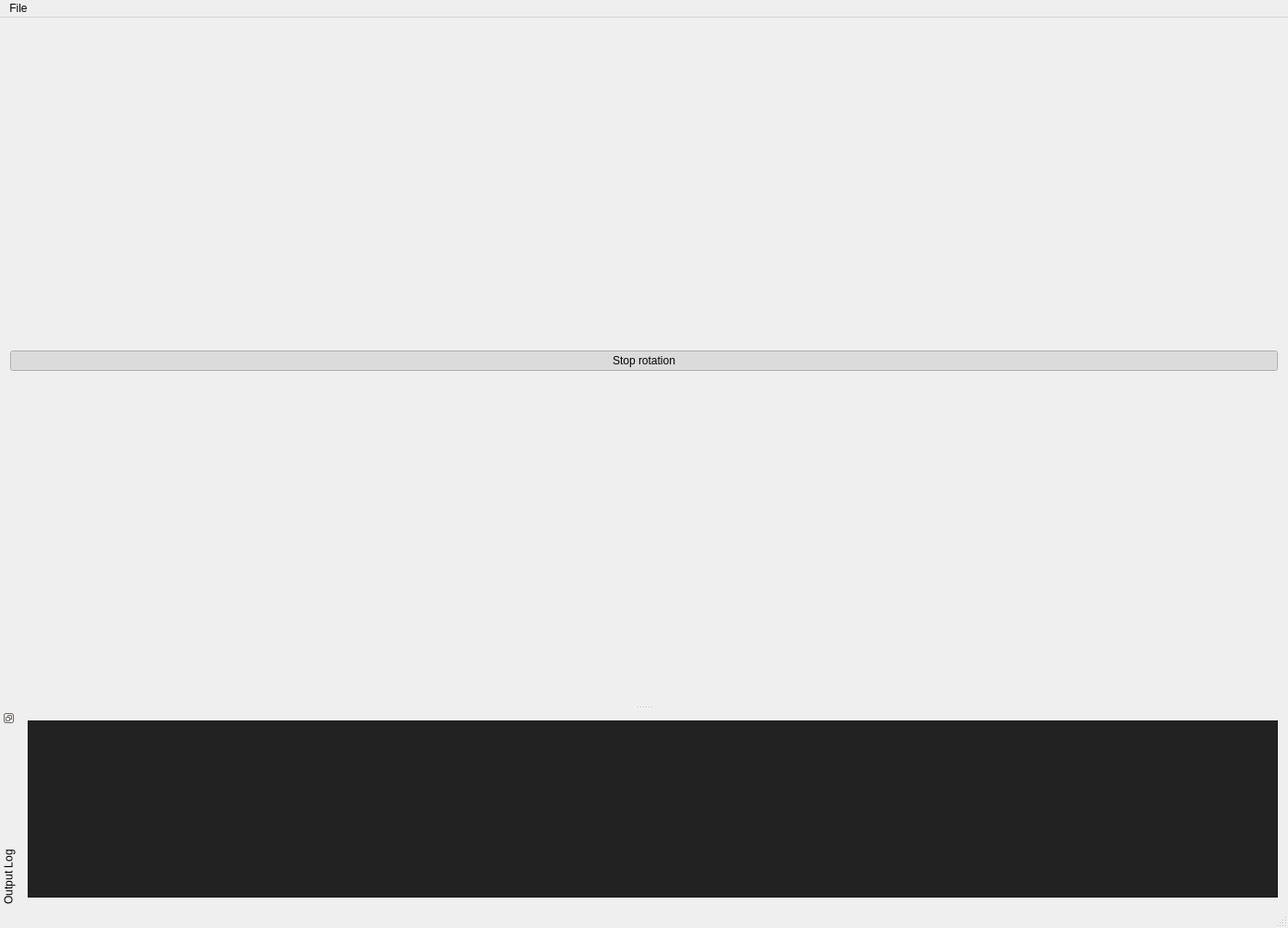
<?xml version="1.0" encoding="UTF-8"?>
<ui version="4.0">
 <class>MainWindow</class>
 <widget class="QMainWindow" name="MainWindow">
  <property name="geometry">
   <rect>
    <x>0</x>
    <y>0</y>
    <width>1396</width>
    <height>1006</height>
   </rect>
  </property>
  <property name="windowTitle">
   <string>OpenGL in Qt is great fun!</string>
  </property>
  <widget class="QWidget" name="centralWidget">
   <layout class="QVBoxLayout" name="verticalLayout">
    <item>
     <widget class="QPushButton" name="rotationButton">
      <property name="text">
       <string>Stop rotation</string>
      </property>
      <property name="checkable">
       <bool>true</bool>
      </property>
      <property name="checked">
       <bool>true</bool>
      </property>
     </widget>
    </item>
    <item>
     <layout class="QVBoxLayout" name="OpenGLLayout"/>
    </item>
   </layout>
  </widget>
  <widget class="QMenuBar" name="menuBar">
   <property name="geometry">
    <rect>
     <x>0</x>
     <y>0</y>
     <width>1396</width>
     <height>20</height>
    </rect>
   </property>
   <widget class="QMenu" name="menuFile">
    <property name="title">
     <string>File</string>
    </property>
    <addaction name="fileExit"/>
   </widget>
   <addaction name="menuFile"/>
  </widget>
  <widget class="QStatusBar" name="statusBar"/>
  <widget class="QDockWidget" name="dockWidgetConsole">
   <property name="features">
    <set>QDockWidget::DockWidgetFloatable|QDockWidget::DockWidgetMovable|QDockWidget::DockWidgetVerticalTitleBar</set>
   </property>
   <property name="windowTitle">
    <string>Output Log</string>
   </property>
   <attribute name="dockWidgetArea">
    <number>8</number>
   </attribute>
   <widget class="QWidget" name="dockWidgetContents">
    <layout class="QHBoxLayout" name="horizontalLayout">
     <item>
      <widget class="QPlainTextEdit" name="outputLog">
       <property name="palette">
        <palette>
         <active>
          <colorrole role="Button">
           <brush brushstyle="SolidPattern">
            <color alpha="255">
             <red>34</red>
             <green>34</green>
             <blue>34</blue>
            </color>
           </brush>
          </colorrole>
          <colorrole role="Light">
           <brush brushstyle="SolidPattern">
            <color alpha="255">
             <red>51</red>
             <green>51</green>
             <blue>51</blue>
            </color>
           </brush>
          </colorrole>
          <colorrole role="Midlight">
           <brush brushstyle="SolidPattern">
            <color alpha="255">
             <red>42</red>
             <green>42</green>
             <blue>42</blue>
            </color>
           </brush>
          </colorrole>
          <colorrole role="Dark">
           <brush brushstyle="SolidPattern">
            <color alpha="255">
             <red>17</red>
             <green>17</green>
             <blue>17</blue>
            </color>
           </brush>
          </colorrole>
          <colorrole role="Mid">
           <brush brushstyle="SolidPattern">
            <color alpha="255">
             <red>23</red>
             <green>23</green>
             <blue>23</blue>
            </color>
           </brush>
          </colorrole>
          <colorrole role="Text">
           <brush brushstyle="SolidPattern">
            <color alpha="255">
             <red>255</red>
             <green>255</green>
             <blue>255</blue>
            </color>
           </brush>
          </colorrole>
          <colorrole role="BrightText">
           <brush brushstyle="SolidPattern">
            <color alpha="255">
             <red>255</red>
             <green>255</green>
             <blue>255</blue>
            </color>
           </brush>
          </colorrole>
          <colorrole role="ButtonText">
           <brush brushstyle="SolidPattern">
            <color alpha="255">
             <red>255</red>
             <green>255</green>
             <blue>255</blue>
            </color>
           </brush>
          </colorrole>
          <colorrole role="Base">
           <brush brushstyle="SolidPattern">
            <color alpha="255">
             <red>34</red>
             <green>34</green>
             <blue>34</blue>
            </color>
           </brush>
          </colorrole>
          <colorrole role="Window">
           <brush brushstyle="SolidPattern">
            <color alpha="255">
             <red>34</red>
             <green>34</green>
             <blue>34</blue>
            </color>
           </brush>
          </colorrole>
          <colorrole role="Shadow">
           <brush brushstyle="SolidPattern">
            <color alpha="255">
             <red>0</red>
             <green>0</green>
             <blue>0</blue>
            </color>
           </brush>
          </colorrole>
          <colorrole role="AlternateBase">
           <brush brushstyle="SolidPattern">
            <color alpha="255">
             <red>17</red>
             <green>17</green>
             <blue>17</blue>
            </color>
           </brush>
          </colorrole>
          <colorrole role="ToolTipBase">
           <brush brushstyle="SolidPattern">
            <color alpha="255">
             <red>255</red>
             <green>255</green>
             <blue>220</blue>
            </color>
           </brush>
          </colorrole>
          <colorrole role="ToolTipText">
           <brush brushstyle="SolidPattern">
            <color alpha="255">
             <red>0</red>
             <green>0</green>
             <blue>0</blue>
            </color>
           </brush>
          </colorrole>
          <colorrole role="PlaceholderText">
           <brush brushstyle="SolidPattern">
            <color alpha="128">
             <red>255</red>
             <green>255</green>
             <blue>255</blue>
            </color>
           </brush>
          </colorrole>
         </active>
         <inactive>
          <colorrole role="Button">
           <brush brushstyle="SolidPattern">
            <color alpha="255">
             <red>34</red>
             <green>34</green>
             <blue>34</blue>
            </color>
           </brush>
          </colorrole>
          <colorrole role="Light">
           <brush brushstyle="SolidPattern">
            <color alpha="255">
             <red>51</red>
             <green>51</green>
             <blue>51</blue>
            </color>
           </brush>
          </colorrole>
          <colorrole role="Midlight">
           <brush brushstyle="SolidPattern">
            <color alpha="255">
             <red>42</red>
             <green>42</green>
             <blue>42</blue>
            </color>
           </brush>
          </colorrole>
          <colorrole role="Dark">
           <brush brushstyle="SolidPattern">
            <color alpha="255">
             <red>17</red>
             <green>17</green>
             <blue>17</blue>
            </color>
           </brush>
          </colorrole>
          <colorrole role="Mid">
           <brush brushstyle="SolidPattern">
            <color alpha="255">
             <red>23</red>
             <green>23</green>
             <blue>23</blue>
            </color>
           </brush>
          </colorrole>
          <colorrole role="Text">
           <brush brushstyle="SolidPattern">
            <color alpha="255">
             <red>255</red>
             <green>255</green>
             <blue>255</blue>
            </color>
           </brush>
          </colorrole>
          <colorrole role="BrightText">
           <brush brushstyle="SolidPattern">
            <color alpha="255">
             <red>255</red>
             <green>255</green>
             <blue>255</blue>
            </color>
           </brush>
          </colorrole>
          <colorrole role="ButtonText">
           <brush brushstyle="SolidPattern">
            <color alpha="255">
             <red>255</red>
             <green>255</green>
             <blue>255</blue>
            </color>
           </brush>
          </colorrole>
          <colorrole role="Base">
           <brush brushstyle="SolidPattern">
            <color alpha="255">
             <red>34</red>
             <green>34</green>
             <blue>34</blue>
            </color>
           </brush>
          </colorrole>
          <colorrole role="Window">
           <brush brushstyle="SolidPattern">
            <color alpha="255">
             <red>34</red>
             <green>34</green>
             <blue>34</blue>
            </color>
           </brush>
          </colorrole>
          <colorrole role="Shadow">
           <brush brushstyle="SolidPattern">
            <color alpha="255">
             <red>0</red>
             <green>0</green>
             <blue>0</blue>
            </color>
           </brush>
          </colorrole>
          <colorrole role="AlternateBase">
           <brush brushstyle="SolidPattern">
            <color alpha="255">
             <red>17</red>
             <green>17</green>
             <blue>17</blue>
            </color>
           </brush>
          </colorrole>
          <colorrole role="ToolTipBase">
           <brush brushstyle="SolidPattern">
            <color alpha="255">
             <red>255</red>
             <green>255</green>
             <blue>220</blue>
            </color>
           </brush>
          </colorrole>
          <colorrole role="ToolTipText">
           <brush brushstyle="SolidPattern">
            <color alpha="255">
             <red>0</red>
             <green>0</green>
             <blue>0</blue>
            </color>
           </brush>
          </colorrole>
          <colorrole role="PlaceholderText">
           <brush brushstyle="SolidPattern">
            <color alpha="128">
             <red>255</red>
             <green>255</green>
             <blue>255</blue>
            </color>
           </brush>
          </colorrole>
         </inactive>
         <disabled>
          <colorrole role="Button">
           <brush brushstyle="SolidPattern">
            <color alpha="255">
             <red>34</red>
             <green>34</green>
             <blue>34</blue>
            </color>
           </brush>
          </colorrole>
          <colorrole role="Light">
           <brush brushstyle="SolidPattern">
            <color alpha="255">
             <red>51</red>
             <green>51</green>
             <blue>51</blue>
            </color>
           </brush>
          </colorrole>
          <colorrole role="Midlight">
           <brush brushstyle="SolidPattern">
            <color alpha="255">
             <red>42</red>
             <green>42</green>
             <blue>42</blue>
            </color>
           </brush>
          </colorrole>
          <colorrole role="Dark">
           <brush brushstyle="SolidPattern">
            <color alpha="255">
             <red>17</red>
             <green>17</green>
             <blue>17</blue>
            </color>
           </brush>
          </colorrole>
          <colorrole role="Mid">
           <brush brushstyle="SolidPattern">
            <color alpha="255">
             <red>23</red>
             <green>23</green>
             <blue>23</blue>
            </color>
           </brush>
          </colorrole>
          <colorrole role="Text">
           <brush brushstyle="SolidPattern">
            <color alpha="255">
             <red>17</red>
             <green>17</green>
             <blue>17</blue>
            </color>
           </brush>
          </colorrole>
          <colorrole role="BrightText">
           <brush brushstyle="SolidPattern">
            <color alpha="255">
             <red>255</red>
             <green>255</green>
             <blue>255</blue>
            </color>
           </brush>
          </colorrole>
          <colorrole role="ButtonText">
           <brush brushstyle="SolidPattern">
            <color alpha="255">
             <red>17</red>
             <green>17</green>
             <blue>17</blue>
            </color>
           </brush>
          </colorrole>
          <colorrole role="Base">
           <brush brushstyle="SolidPattern">
            <color alpha="255">
             <red>34</red>
             <green>34</green>
             <blue>34</blue>
            </color>
           </brush>
          </colorrole>
          <colorrole role="Window">
           <brush brushstyle="SolidPattern">
            <color alpha="255">
             <red>34</red>
             <green>34</green>
             <blue>34</blue>
            </color>
           </brush>
          </colorrole>
          <colorrole role="Shadow">
           <brush brushstyle="SolidPattern">
            <color alpha="255">
             <red>0</red>
             <green>0</green>
             <blue>0</blue>
            </color>
           </brush>
          </colorrole>
          <colorrole role="AlternateBase">
           <brush brushstyle="SolidPattern">
            <color alpha="255">
             <red>34</red>
             <green>34</green>
             <blue>34</blue>
            </color>
           </brush>
          </colorrole>
          <colorrole role="ToolTipBase">
           <brush brushstyle="SolidPattern">
            <color alpha="255">
             <red>255</red>
             <green>255</green>
             <blue>220</blue>
            </color>
           </brush>
          </colorrole>
          <colorrole role="ToolTipText">
           <brush brushstyle="SolidPattern">
            <color alpha="255">
             <red>0</red>
             <green>0</green>
             <blue>0</blue>
            </color>
           </brush>
          </colorrole>
          <colorrole role="PlaceholderText">
           <brush brushstyle="SolidPattern">
            <color alpha="128">
             <red>255</red>
             <green>255</green>
             <blue>255</blue>
            </color>
           </brush>
          </colorrole>
         </disabled>
        </palette>
       </property>
      </widget>
     </item>
    </layout>
   </widget>
  </widget>
  <action name="fileExit">
   <property name="text">
    <string>Exit</string>
   </property>
   <property name="shortcut">
    <string>Ctrl+Q</string>
   </property>
  </action>
 </widget>
 <layoutdefault spacing="6" margin="11"/>
 <resources/>
 <connections/>
</ui>
